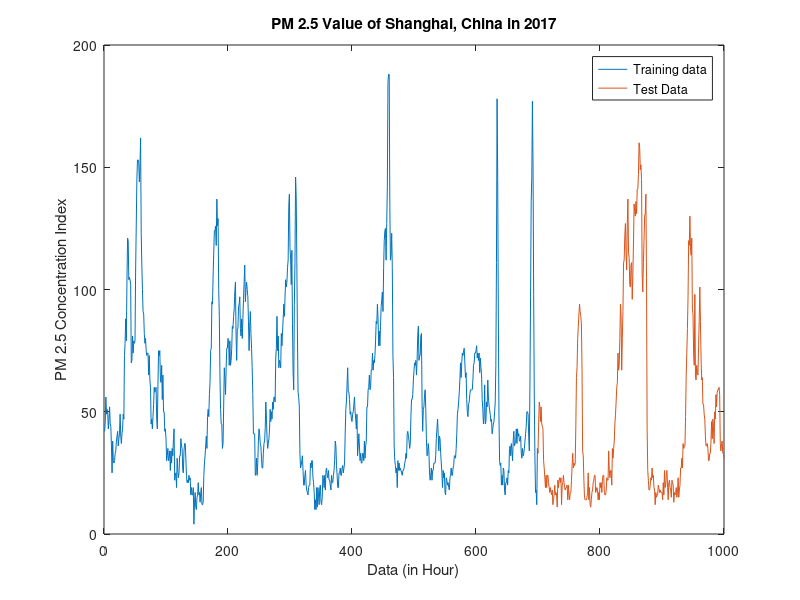

Source code (MATLAB):
%% preprocessing by substituting the missing data with their corresponding interpolation values
load('shanghai2017.mat');

X = shanghai2017;
indices = find(X == -999);

% each missing data is substituted by the order-one interpolation on its
% nearest six observed data.
for i = [1:6]
    copy_indices = indices;
    copy_indices(i) = [];
    all_indices = [1:length(X)];
    all_indices(copy_indices) = [];
    index = find(all_indices == indices(i));
    x = [];
    y = [];
    for j = [1:3,5:7]
        x = [x, all_indices(index+(j-4))];
        y = [y, X(all_indices(index+(j-4)))];
    end
    p = polyfit(x, y, 1);
    f = polyval(p, indices(i));
    X(indices(i)) = f;
end

% the first 700 are training data and the rest 300 are test data
Xtrain = X(1:700);
Xpred = X(701:1000);

% plot the preprocessed data set
figure
plot(Xtrain)
hold on
idx = 700:1000;
plot(idx,[Xtrain(end);Xpred],'-')
hold off
xlabel('Data (in Hour)')
ylabel('PM 2.5 Concentration Index')
title('PM 2.5 Value of Shanghai, China in 2017')
legend('Training data','Test Data')